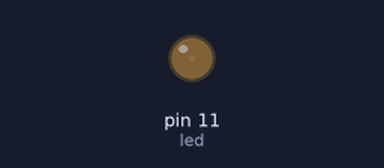
This sketch was run on a simulated Arduino Uno, built with avr-gcc and run on an emulated ATmega328P. On the bench: output pins drawn as LEDs (lit = HIGH).

Above: at 0.05 s.
At 2.95 s:
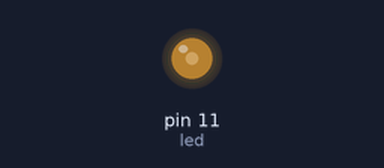
At 4.55 s:
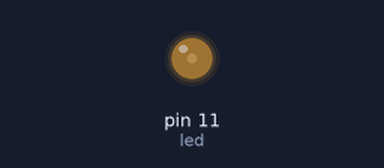
Timing chart, 0 to 7.9 s (numbered marks = the images above):
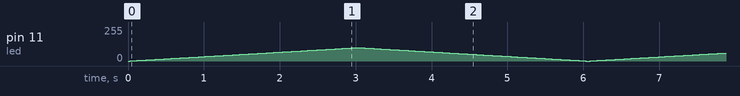

The sketch:

pwm1.ino
```cpp
#define led 11


void setup()
{
  pinMode(led,OUTPUT);

}

void loop()
{
  for(int i=0; i<=100; i++)
  {
    analogWrite(led,i);
    delay(30);
  }
   for(int j=100; j>=0;j--)
   {
    analogWrite(led,j);
    delay(30);
   }
}
```
